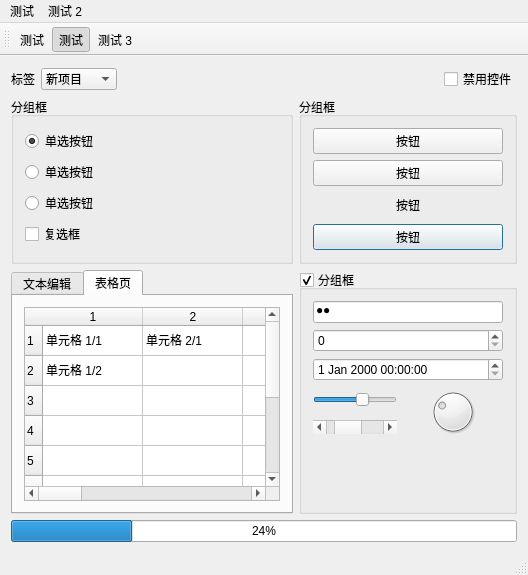
<?xml version="1.0" encoding="UTF-8"?>
<ui version="4.0">
 <class>MainWindow</class>
 <widget class="QMainWindow" name="MainWindow">
  <property name="windowTitle">
   <string>主窗口</string>
  </property>
  <widget class="QWidget" name="centralWidget">
   <layout class="QGridLayout" name="gridLayout_2">
    <item row="0" column="0" colspan="2">
     <layout class="QHBoxLayout" name="horizontalLayout">
      <item>
       <widget class="QLabel" name="label">
        <property name="text">
         <string>标签</string>
        </property>
       </widget>
      </item>
      <item>
       <widget class="QComboBox" name="comboBox">
        <item>
         <property name="text">
          <string>新项目</string>
         </property>
        </item>
        <item>
         <property name="text">
          <string>新项目 2</string>
         </property>
        </item>
        <item>
         <property name="text">
          <string>新项目 3</string>
         </property>
        </item>
       </widget>
      </item>
      <item>
       <spacer name="horizontalSpacer">
        <property name="orientation">
         <enum>Qt::Horizontal</enum>
        </property>
        <property name="sizeHint" stdset="0">
         <size>
          <width>40</width>
          <height>20</height>
         </size>
        </property>
       </spacer>
      </item>
      <item>
       <widget class="QCheckBox" name="checkBox_4">
        <property name="text">
         <string>禁用控件</string>
        </property>
        <property name="checked">
         <bool>false</bool>
        </property>
       </widget>
      </item>
     </layout>
    </item>
    <item row="1" column="0">
     <widget class="QGroupBox" name="groupBox">
      <property name="title">
       <string>分组框</string>
      </property>
      <layout class="QVBoxLayout" name="verticalLayout_4">
       <item>
        <widget class="QRadioButton" name="radioButton">
         <property name="toolTipDuration">
          <number>-10</number>
         </property>
         <property name="text">
          <string>单选按钮</string>
         </property>
         <property name="checked">
          <bool>true</bool>
         </property>
        </widget>
       </item>
       <item>
        <widget class="QRadioButton" name="radioButton_2">
         <property name="text">
          <string>单选按钮</string>
         </property>
        </widget>
       </item>
       <item>
        <widget class="QRadioButton" name="radioButton_3">
         <property name="text">
          <string>单选按钮</string>
         </property>
        </widget>
       </item>
       <item>
        <widget class="QCheckBox" name="checkBox">
         <property name="text">
          <string>复选框</string>
         </property>
         <property name="checkable">
          <bool>true</bool>
         </property>
         <property name="checked">
          <bool>false</bool>
         </property>
         <property name="autoExclusive">
          <bool>false</bool>
         </property>
         <property name="tristate">
          <bool>true</bool>
         </property>
        </widget>
       </item>
      </layout>
     </widget>
    </item>
    <item row="1" column="1">
     <widget class="QGroupBox" name="groupBox_2">
      <property name="title">
       <string>分组框</string>
      </property>
      <layout class="QVBoxLayout" name="verticalLayout_3">
       <item>
        <widget class="QPushButton" name="pushButton">
         <property name="text">
          <string>按钮</string>
         </property>
        </widget>
       </item>
       <item>
        <widget class="QPushButton" name="pushButton_2">
         <property name="text">
          <string>按钮</string>
         </property>
         <property name="checkable">
          <bool>true</bool>
         </property>
        </widget>
       </item>
       <item>
        <widget class="QPushButton" name="pushButton_3">
         <property name="text">
          <string>按钮</string>
         </property>
         <property name="flat">
          <bool>true</bool>
         </property>
        </widget>
       </item>
       <item>
        <widget class="QPushButton" name="pushButton_4">
         <property name="text">
          <string>按钮</string>
         </property>
         <property name="default">
          <bool>true</bool>
         </property>
        </widget>
       </item>
      </layout>
     </widget>
    </item>
    <item row="2" column="0">
     <widget class="QTabWidget" name="tabWidget">
      <property name="currentIndex">
       <number>1</number>
      </property>
      <widget class="QWidget" name="tab">
       <attribute name="title">
        <string>文本编辑</string>
       </attribute>
       <layout class="QVBoxLayout" name="verticalLayout">
        <item>
         <widget class="QTextEdit" name="textEdit">
          <property name="html">
           <string>&lt;!DOCTYPE HTML PUBLIC &quot;-//W3C//DTD HTML 4.0//EN&quot; &quot;http://www.w3.org/TR/REC-html40/strict.dtd&quot;&gt;
&lt;html&gt;&lt;head&gt;&lt;meta name=&quot;qrichtext&quot; content=&quot;1&quot; /&gt;&lt;style type=&quot;text/css&quot;&gt;
p, li { white-space: pre-wrap; }
&lt;/style&gt;&lt;/head&gt;&lt;body style=&quot; font-family:'MS Shell Dlg 2'; font-size:8.25pt; font-weight:400; font-style:normal;&quot;&gt;
&lt;p style=&quot; margin-top:0px; margin-bottom:0px; margin-left:0px; margin-right:0px; -qt-block-indent:0; text-indent:0px;&quot;&gt;&lt;span style=&quot; font-family:'.SF NS Text'; font-size:13pt;&quot;&gt;test&lt;br /&gt;test&lt;br /&gt;test&lt;br /&gt;test&lt;br /&gt;test&lt;br /&gt;test&lt;br /&gt;test&lt;br /&gt;test&lt;br /&gt;test&lt;br /&gt;test&lt;br /&gt;test&lt;br /&gt;test&lt;br /&gt;test&lt;br /&gt;test&lt;br /&gt;test&lt;br /&gt;test&lt;br /&gt;test&lt;br /&gt;test&lt;br /&gt;test&lt;br /&gt;test&lt;br /&gt;test&lt;br /&gt;test&lt;br /&gt;test&lt;br /&gt;test&lt;br /&gt;test&lt;br /&gt;test&lt;br /&gt;test&lt;br /&gt;test&lt;br /&gt;test&lt;br /&gt;test&lt;br /&gt;test&lt;br /&gt;test&lt;br /&gt;test&lt;br /&gt;test&lt;br /&gt;test&lt;br /&gt;test&lt;br /&gt;test&lt;br /&gt;test&lt;br /&gt;test&lt;br /&gt;test&lt;br /&gt;test&lt;br /&gt;test&lt;br /&gt;test&lt;br /&gt;test&lt;br /&gt;test&lt;br /&gt;test&lt;br /&gt;test&lt;br /&gt;test&lt;br /&gt;test&lt;br /&gt;test&lt;br /&gt;test&lt;br /&gt;test&lt;br /&gt;test&lt;br /&gt;test&lt;br /&gt;test&lt;br /&gt;test&lt;br /&gt;test&lt;br /&gt;test&lt;br /&gt;test&lt;br /&gt;test&lt;br /&gt;test&lt;br /&gt;test&lt;br /&gt;test&lt;br /&gt;test&lt;br /&gt;test&lt;br /&gt;test&lt;br /&gt;&lt;/span&gt;&lt;/p&gt;&lt;/body&gt;&lt;/html&gt;</string>
          </property>
         </widget>
        </item>
       </layout>
      </widget>
      <widget class="QWidget" name="tab_2">
       <attribute name="title">
        <string>表格页</string>
       </attribute>
       <layout class="QVBoxLayout" name="verticalLayout_2">
        <item>
         <widget class="QTableWidget" name="tableWidget">
          <row>
           <property name="text">
            <string>1</string>
           </property>
          </row>
          <row>
           <property name="text">
            <string>2</string>
           </property>
          </row>
          <row>
           <property name="text">
            <string>3</string>
           </property>
          </row>
          <row>
           <property name="text">
            <string>4</string>
           </property>
          </row>
          <row>
           <property name="text">
            <string>5</string>
           </property>
          </row>
          <row>
           <property name="text">
            <string>6</string>
           </property>
          </row>
          <row>
           <property name="text">
            <string>7</string>
           </property>
          </row>
          <row>
           <property name="text">
            <string>8</string>
           </property>
          </row>
          <row>
           <property name="text">
            <string>9</string>
           </property>
          </row>
          <row>
           <property name="text">
            <string>10</string>
           </property>
          </row>
          <column>
           <property name="text">
            <string>1</string>
           </property>
          </column>
          <column>
           <property name="text">
            <string>2</string>
           </property>
          </column>
          <column>
           <property name="text">
            <string>3</string>
           </property>
          </column>
          <column>
           <property name="text">
            <string>4</string>
           </property>
          </column>
          <column>
           <property name="text">
            <string>5</string>
           </property>
          </column>
          <column>
           <property name="text">
            <string>6</string>
           </property>
          </column>
          <column>
           <property name="text">
            <string>7</string>
           </property>
          </column>
          <column>
           <property name="text">
            <string>8</string>
           </property>
          </column>
          <column>
           <property name="text">
            <string>9</string>
           </property>
          </column>
          <column>
           <property name="text">
            <string>10</string>
           </property>
          </column>
          <item row="0" column="0">
           <property name="text">
            <string>单元格 1/1</string>
           </property>
          </item>
          <item row="0" column="1">
           <property name="text">
            <string>单元格 2/1</string>
           </property>
          </item>
          <item row="1" column="0">
           <property name="text">
            <string>单元格 1/2</string>
           </property>
          </item>
         </widget>
        </item>
       </layout>
      </widget>
     </widget>
    </item>
    <item row="2" column="1">
     <widget class="QGroupBox" name="groupBox_3">
      <property name="title">
       <string>分组框</string>
      </property>
      <property name="checkable">
       <bool>true</bool>
      </property>
      <layout class="QGridLayout" name="gridLayout">
       <item row="3" column="1" rowspan="2">
        <widget class="QDial" name="dial">
         <property name="value">
          <number>30</number>
         </property>
        </widget>
       </item>
       <item row="2" column="0" colspan="2">
        <widget class="QDateTimeEdit" name="dateTimeEdit"/>
       </item>
       <item row="3" column="0">
        <widget class="QSlider" name="horizontalSlider">
         <property name="value">
          <number>60</number>
         </property>
         <property name="orientation">
          <enum>Qt::Horizontal</enum>
         </property>
        </widget>
       </item>
       <item row="1" column="0" colspan="2">
        <widget class="QSpinBox" name="spinBox"/>
       </item>
       <item row="4" column="0">
        <widget class="QScrollBar" name="horizontalScrollBar">
         <property name="value">
          <number>25</number>
         </property>
         <property name="orientation">
          <enum>Qt::Horizontal</enum>
         </property>
        </widget>
       </item>
       <item row="0" column="0" colspan="2">
        <widget class="QLineEdit" name="lineEdit">
         <property name="text">
          <string>测试</string>
         </property>
         <property name="echoMode">
          <enum>QLineEdit::Password</enum>
         </property>
        </widget>
       </item>
       <item row="5" column="0" colspan="2">
        <spacer name="verticalSpacer">
         <property name="orientation">
          <enum>Qt::Vertical</enum>
         </property>
         <property name="sizeHint" stdset="0">
          <size>
           <width>20</width>
           <height>40</height>
          </size>
         </property>
        </spacer>
       </item>
      </layout>
     </widget>
    </item>
    <item row="3" column="0" colspan="2">
     <widget class="QProgressBar" name="progressBar">
      <property name="value">
       <number>24</number>
      </property>
     </widget>
    </item>
   </layout>
  </widget>
  <widget class="QMenuBar" name="menuBar">
   <property name="geometry">
    <rect>
     <x>0</x>
     <y>0</y>
     <width>514</width>
     <height>21</height>
    </rect>
   </property>
   <widget class="QMenu" name="menuTest">
    <property name="title">
     <string>测试</string>
    </property>
    <addaction name="actionTest"/>
    <addaction name="actionTest_2"/>
    <addaction name="separator"/>
    <addaction name="actionTest_3"/>
   </widget>
   <widget class="QMenu" name="menuTest2">
    <property name="title">
     <string>测试 2</string>
    </property>
    <widget class="QMenu" name="menuTest2_2">
     <property name="title">
      <string>测试 2</string>
     </property>
     <addaction name="actionTest3"/>
     <addaction name="actionTest3_2"/>
    </widget>
    <addaction name="menuTest2_2"/>
   </widget>
   <addaction name="menuTest"/>
   <addaction name="menuTest2"/>
  </widget>
  <widget class="QToolBar" name="mainToolBar">
   <attribute name="toolBarArea">
    <enum>TopToolBarArea</enum>
   </attribute>
   <attribute name="toolBarBreak">
    <bool>false</bool>
   </attribute>
   <addaction name="actionTest"/>
   <addaction name="actionTest_2"/>
   <addaction name="actionTest3"/>
  </widget>
  <widget class="QStatusBar" name="statusBar"/>
  <action name="actionTest">
   <property name="text">
    <string>测试</string>
   </property>
  </action>
  <action name="actionTest_2">
   <property name="checkable">
    <bool>true</bool>
   </property>
   <property name="checked">
    <bool>true</bool>
   </property>
   <property name="text">
    <string>测试</string>
   </property>
  </action>
  <action name="actionTest_3">
   <property name="checkable">
    <bool>true</bool>
   </property>
   <property name="text">
    <string>测试</string>
   </property>
  </action>
  <action name="actionTest3">
   <property name="text">
    <string>测试 3</string>
   </property>
  </action>
  <action name="actionTest3_2">
   <property name="text">
    <string>测试 3</string>
   </property>
  </action>
 </widget>
 <layoutdefault spacing="6" margin="11"/>
 <resources>
  <include location="darkstyle.qrc"/>
 </resources>
 <connections>
  <connection>
   <sender>checkBox_4</sender>
   <signal>toggled(bool)</signal>
   <receiver>groupBox_2</receiver>
   <slot>setDisabled(bool)</slot>
   <hints>
    <hint type="sourcelabel">
     <x>543</x>
     <y>70</y>
    </hint>
    <hint type="destinationlabel">
     <x>376</x>
     <y>97</y>
    </hint>
   </hints>
  </connection>
  <connection>
   <sender>checkBox_4</sender>
   <signal>toggled(bool)</signal>
   <receiver>groupBox</receiver>
   <slot>setDisabled(bool)</slot>
   <hints>
    <hint type="sourcelabel">
     <x>617</x>
     <y>70</y>
    </hint>
    <hint type="destinationlabel">
     <x>47</x>
     <y>104</y>
    </hint>
   </hints>
  </connection>
  <connection>
   <sender>checkBox_4</sender>
   <signal>toggled(bool)</signal>
   <receiver>tabWidget</receiver>
   <slot>setDisabled(bool)</slot>
   <hints>
    <hint type="sourcelabel">
     <x>623</x>
     <y>74</y>
    </hint>
    <hint type="destinationlabel">
     <x>234</x>
     <y>264</y>
    </hint>
   </hints>
  </connection>
  <connection>
   <sender>checkBox_4</sender>
   <signal>toggled(bool)</signal>
   <receiver>groupBox_3</receiver>
   <slot>setDisabled(bool)</slot>
   <hints>
    <hint type="sourcelabel">
     <x>503</x>
     <y>80</y>
    </hint>
    <hint type="destinationlabel">
     <x>503</x>
     <y>262</y>
    </hint>
   </hints>
  </connection>
  <connection>
   <sender>checkBox_4</sender>
   <signal>toggled(bool)</signal>
   <receiver>progressBar</receiver>
   <slot>setDisabled(bool)</slot>
   <hints>
    <hint type="sourcelabel">
     <x>631</x>
     <y>73</y>
    </hint>
    <hint type="destinationlabel">
     <x>607</x>
     <y>517</y>
    </hint>
   </hints>
  </connection>
  <connection>
   <sender>checkBox_4</sender>
   <signal>toggled(bool)</signal>
   <receiver>mainToolBar</receiver>
   <slot>setDisabled(bool)</slot>
   <hints>
    <hint type="sourcelabel">
     <x>648</x>
     <y>71</y>
    </hint>
    <hint type="destinationlabel">
     <x>105</x>
     <y>33</y>
    </hint>
   </hints>
  </connection>
  <connection>
   <sender>checkBox_4</sender>
   <signal>toggled(bool)</signal>
   <receiver>menuBar</receiver>
   <slot>setDisabled(bool)</slot>
   <hints>
    <hint type="sourcelabel">
     <x>634</x>
     <y>73</y>
    </hint>
    <hint type="destinationlabel">
     <x>64</x>
     <y>7</y>
    </hint>
   </hints>
  </connection>
  <connection>
   <sender>checkBox_4</sender>
   <signal>toggled(bool)</signal>
   <receiver>statusBar</receiver>
   <slot>setDisabled(bool)</slot>
   <hints>
    <hint type="sourcelabel">
     <x>650</x>
     <y>70</y>
    </hint>
    <hint type="destinationlabel">
     <x>533</x>
     <y>549</y>
    </hint>
   </hints>
  </connection>
  <connection>
   <sender>checkBox_4</sender>
   <signal>toggled(bool)</signal>
   <receiver>comboBox</receiver>
   <slot>setDisabled(bool)</slot>
   <hints>
    <hint type="sourcelabel">
     <x>626</x>
     <y>70</y>
    </hint>
    <hint type="destinationlabel">
     <x>297</x>
     <y>65</y>
    </hint>
   </hints>
  </connection>
  <connection>
   <sender>checkBox_4</sender>
   <signal>toggled(bool)</signal>
   <receiver>label</receiver>
   <slot>setDisabled(bool)</slot>
   <hints>
    <hint type="sourcelabel">
     <x>639</x>
     <y>78</y>
    </hint>
    <hint type="destinationlabel">
     <x>28</x>
     <y>66</y>
    </hint>
   </hints>
  </connection>
 </connections>
</ui>
